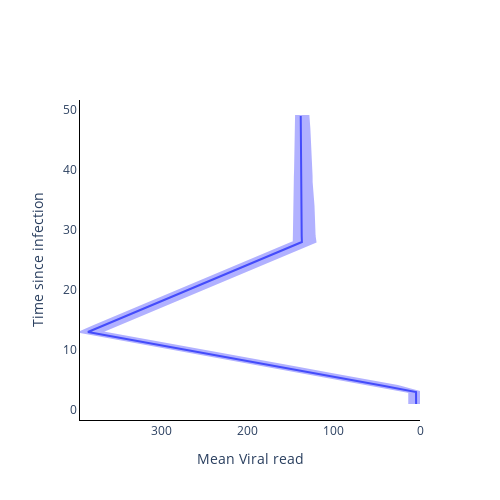

The cell this chart's notebook holds for it:
### Code cell
fig = go.Figure()

fig.add_trace(
    go.Scatter(
        y=time_from_infec,
        x=np.mean(vr_val, axis=1),
        mode='lines',
        name='Mean Viral read',
        showlegend=False,
    )
)

fig.add_trace(
    go.Scatter(
        y=time_from_infec.tolist() + time_from_infec.tolist()[::-1],
        x=np.quantile(vr_val, 0.975, axis=1).tolist() + np.quantile(vr_val, 0.025, axis=1).tolist()[::-1],
        mode='lines',
        fill='toself',
        fillcolor='blue',
        line_color='blue',
        opacity=0.3,
        showlegend=False,
    )
)

# Add axis labels
fig.update_layout(
    width=500, 
    height=500,
    plot_bgcolor='white',
    xaxis=dict(
        linecolor='black',
        title = 'Mean Viral read',
        autorange='reversed'
        ),
    yaxis=dict(
        linecolor='black',
        title = 'Time since infection'),
    #legend=dict(
    #    orientation="h",
    #    yanchor="bottom",
    #    y=1.02,
    #    xanchor="right",
    #    x=1
    #)
    )

fig.write_image('images/Viral_read_model.pdf')
fig.show()

### Figure 1 — Plotly figure (JSON) as saved in the notebook; plotly's stock layout.template omitted (floating-point values rounded to 4 significant figures)
{"data": [{"mode": "lines", "name": "Mean Viral read", "showlegend": false, "type": "scatter", "x": [4.516, 4.519, 4.588, 41.29, 79.53, 117.8, 155.9, 194.1, 232.3, 270.5, 308.7, 346.9, 385.2, 368.6, 352.1, 335.5, 319.0, 302.5, 285.9, 269.4, 252.9, 236.3, 219.8, 203.2, 186.9, 170.2, 153.5, 137.0, 137.2, 137.3, 137.3, 137.3, 137.4, 137.4, 137.5, 137.6, 137.7, 137.7, 137.7, 137.8, 137.8, 137.9, 138.0, 138.0, 138.1, 138.1, 138.2, 138.3, 138.4], "y": [1, 2, 3, 4, 5, 6, 7, 8, 9, 10, 11, 12, 13, 14, 15, 16, 17, 18, 19, 20, 21, 22, 23, 24, 25, 26, 27, 28, 29, 30, 31, 32, 33, 34, 35, 36, 37, 38, 39, 40, 41, 42, 43, 44, 45, 46, 47, 48, 49]}, {"fill": "toself", "fillcolor": "blue", "line": {"color": "blue"}, "mode": "lines", "opacity": 0.3, "showlegend": false, "type": "scatter", "x": [12.45, 12.43, 12.46, 50.57, 88.88, 127.1, 165.3, 203.5, 241.8, 280.0, 318.2, 356.3, 394.4, 378.1, 361.7, 344.9, 328.3, 311.8, 295.4, 278.7, 262.4, 245.7, 229.3, 212.7, 196.2, 179.6, 163.0, 146.5, 146.3, 146.3, 146.2, 146.0, 145.8, 145.7, 145.7, 145.6, 145.3, 145.3, 145.1, 144.9, 144.8, 144.7, 144.6, 144.3, 144.2, 144.2, 144.1, 143.9, 143.8, 129.4, 129.3, 128.4, 128.0, 127.6, 127.6, 127.0, 126.8, 126.0, 126.2, 125.8, 125.7, 125.0, 125.1, 124.3, 123.5, 123.3, 123.1, 123.1, 122.3, 122.3, 121.3, 137.9, 154.8, 171.7, 187.4, 204.2, 221.0, 237.4, 254.5, 270.7, 286.8, 303.5, 319.7, 337.0, 352.9, 370.3, 332.0, 292.8, 255.1, 216.5, 178.7, 140.3, 102.8, 64.14, 25.84, 0, 0, 0], "y": [1, 2, 3, 4, 5, 6, 7, 8, 9, 10, 11, 12, 13, 14, 15, 16, 17, 18, 19, 20, 21, 22, 23, 24, 25, 26, 27, 28, 29, 30, 31, 32, 33, 34, 35, 36, 37, 38, 39, 40, 41, 42, 43, 44, 45, 46, 47, 48, 49, 49, 48, 47, 46, 45, 44, 43, 42, 41, 40, 39, 38, 37, 36, 35, 34, 33, 32, 31, 30, 29, 28, 27, 26, 25, 24, 23, 22, 21, 20, 19, 18, 17, 16, 15, 14, 13, 12, 11, 10, 9, 8, 7, 6, 5, 4, 3, 2, 1]}], "layout": {"height": 500, "plot_bgcolor": "white", "width": 500, "xaxis": {"autorange": "reversed", "linecolor": "black", "title": {"text": "Mean Viral read"}}, "yaxis": {"linecolor": "black", "title": {"text": "Time since infection"}}}}
